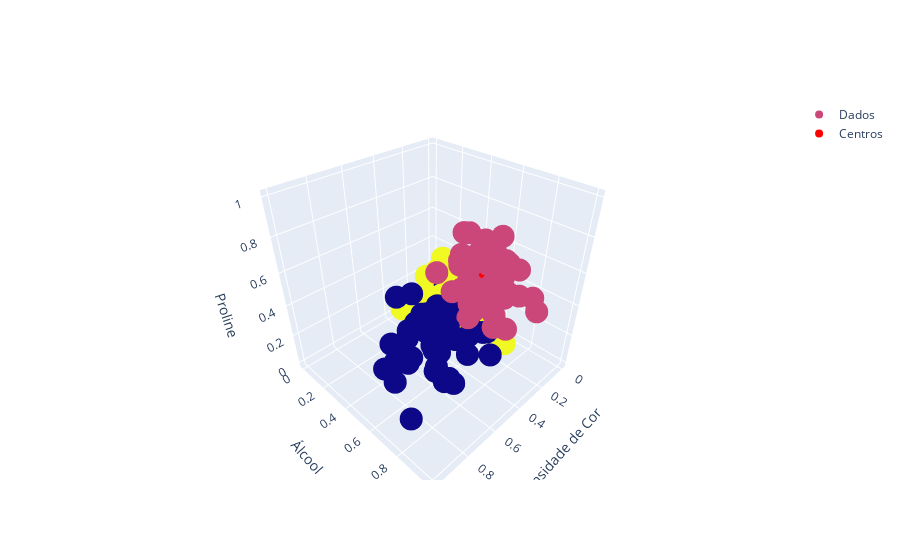

The code cell stored with this chart in its notebook:
### Code cell
fig = go.Figure()

fig.add_trace(
  go.Scatter3d(
    x=wine_data['Color_Intensity'],
    y=wine_data['Alcohol'],
    z=wine_data['Proline'],
    mode='markers',
    marker=dict(color=kmeans.labels_.astype(np.float64)),
    text=kmeans.labels_
  )
)

fig.add_trace(
  go.Scatter3d(
    x=centers['Color_Intensity'],
    y=centers['Alcohol'],
    z=centers['Proline'],
    mode='markers',
    marker=dict(color='red'),
    text=[0, 1, 2]
  )
)

fig.update_layout(
  scene=dict(
    xaxis_title = 'Intensidade de Cor',
    yaxis_title = 'Álcool',
    zaxis_title = 'Proline',
  )
)

fig.data[0].name = 'Dados'
fig.data[1].name = 'Centros'

fig.show()

### Figure 1 — Plotly figure (JSON) as saved in the notebook; plotly's stock layout.template omitted (floating-point values rounded to 4 significant figures; data arrays with more than 128 entries replaced by an {"elided": "..."} marker saying what was removed)
{"data": [{"marker": {"color": {"elided": "178 int values"}}, "mode": "markers", "name": "Dados", "text": {"elided": "178 int values"}, "type": "scatter3d", "x": {"elided": "178 float values"}, "y": {"elided": "178 float values"}, "z": {"elided": "178 float values"}}, {"marker": {"color": "red"}, "mode": "markers", "name": "Centros", "text": ["0", "1", "2"], "type": "scatter3d", "x": [0.5173, 0.3594, 0.1517], "y": [0.5583, 0.7111, 0.323], "z": [0.2493, 0.596, 0.1675]}], "layout": {"scene": {"xaxis": {"title": {"text": "Intensidade de Cor"}}, "yaxis": {"title": {"text": "Álcool"}}, "zaxis": {"title": {"text": "Proline"}}}}}
